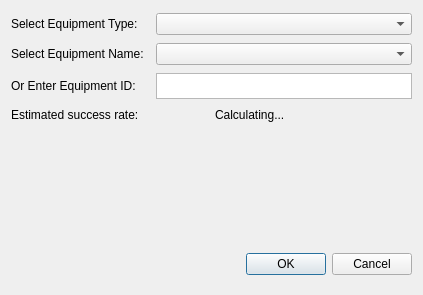
<?xml version="1.0" encoding="UTF-8"?>
<ui version="4.0" idbasedtr="true">
 <class>DevelopWindow</class>
 <widget class="QDialog" name="DevelopWindow">
  <property name="geometry">
   <rect>
    <x>0</x>
    <y>0</y>
    <width>423</width>
    <height>295</height>
   </rect>
  </property>
  <property name="windowTitle">
   <string>Develop Equipment</string>
  </property>
  <layout class="QVBoxLayout" name="verticalLayout">
   <item>
    <layout class="QGridLayout" name="gridLayout">
     <item row="2" column="1">
      <widget class="QTextEdit" name="idText">
       <property name="sizePolicy">
        <sizepolicy hsizetype="Preferred" vsizetype="Minimum">
         <horstretch>0</horstretch>
         <verstretch>0</verstretch>
        </sizepolicy>
       </property>
       <property name="minimumSize">
        <size>
         <width>0</width>
         <height>26</height>
        </size>
       </property>
      </widget>
     </item>
     <item row="1" column="0">
      <widget class="QLabel" name="nameLabel">
       <property name="sizePolicy">
        <sizepolicy hsizetype="Preferred" vsizetype="Fixed">
         <horstretch>0</horstretch>
         <verstretch>10</verstretch>
        </sizepolicy>
       </property>
       <property name="minimumSize">
        <size>
         <width>0</width>
         <height>10</height>
        </size>
       </property>
       <property name="text">
        <string id="select-equipment-name">Select Equipment Name:</string>
       </property>
      </widget>
     </item>
     <item row="0" column="0">
      <widget class="QLabel" name="typeLabel">
       <property name="sizePolicy">
        <sizepolicy hsizetype="Preferred" vsizetype="Fixed">
         <horstretch>0</horstretch>
         <verstretch>10</verstretch>
        </sizepolicy>
       </property>
       <property name="minimumSize">
        <size>
         <width>0</width>
         <height>10</height>
        </size>
       </property>
       <property name="text">
        <string id="select-equipment-type">Select Equipment Type:</string>
       </property>
      </widget>
     </item>
     <item row="2" column="0">
      <widget class="QLabel" name="idLabel">
       <property name="sizePolicy">
        <sizepolicy hsizetype="Preferred" vsizetype="Fixed">
         <horstretch>0</horstretch>
         <verstretch>10</verstretch>
        </sizepolicy>
       </property>
       <property name="minimumSize">
        <size>
         <width>0</width>
         <height>10</height>
        </size>
       </property>
       <property name="text">
        <string id="or-enter-equipment-id">Or Enter Equipment ID:</string>
       </property>
      </widget>
     </item>
     <item row="0" column="1">
      <widget class="QComboBox" name="listType"/>
     </item>
     <item row="1" column="1">
      <widget class="QComboBox" name="listName"/>
     </item>
    </layout>
   </item>
   <item>
    <layout class="QHBoxLayout" name="horizontalLayout_2">
     <item>
      <widget class="QLabel" name="rateHint">
       <property name="text">
        <string id="dev-success-rate">Estimated success rate:</string>
       </property>
      </widget>
     </item>
     <item>
      <widget class="QLabel" name="rateNumber">
       <property name="text">
        <string id="dev-calculating">Calculating...</string>
       </property>
      </widget>
     </item>
    </layout>
   </item>
   <item>
    <spacer name="verticalSpacer">
     <property name="orientation">
      <enum>Qt::Vertical</enum>
     </property>
     <property name="sizeType">
      <enum>QSizePolicy::Minimum</enum>
     </property>
     <property name="sizeHint" stdset="0">
      <size>
       <width>20</width>
       <height>116</height>
      </size>
     </property>
    </spacer>
   </item>
   <item>
    <layout class="QHBoxLayout" name="horizontalLayout">
     <item>
      <spacer name="horizontalSpacer">
       <property name="orientation">
        <enum>Qt::Horizontal</enum>
       </property>
       <property name="sizeHint" stdset="0">
        <size>
         <width>168</width>
         <height>20</height>
        </size>
       </property>
      </spacer>
     </item>
     <item>
      <widget class="QDialogButtonBox" name="buttonBox">
       <property name="sizePolicy">
        <sizepolicy hsizetype="Expanding" vsizetype="Preferred">
         <horstretch>0</horstretch>
         <verstretch>5</verstretch>
        </sizepolicy>
       </property>
       <property name="minimumSize">
        <size>
         <width>0</width>
         <height>40</height>
        </size>
       </property>
       <property name="orientation">
        <enum>Qt::Horizontal</enum>
       </property>
       <property name="standardButtons">
        <set>QDialogButtonBox::Cancel|QDialogButtonBox::Ok</set>
       </property>
      </widget>
     </item>
    </layout>
   </item>
  </layout>
 </widget>
 <resources/>
 <connections>
  <connection>
   <sender>buttonBox</sender>
   <signal>accepted()</signal>
   <receiver>DevelopWindow</receiver>
   <slot>accept()</slot>
   <hints>
    <hint type="sourcelabel">
     <x>248</x>
     <y>254</y>
    </hint>
    <hint type="destinationlabel">
     <x>157</x>
     <y>274</y>
    </hint>
   </hints>
  </connection>
  <connection>
   <sender>buttonBox</sender>
   <signal>rejected()</signal>
   <receiver>DevelopWindow</receiver>
   <slot>reject()</slot>
   <hints>
    <hint type="sourcelabel">
     <x>316</x>
     <y>260</y>
    </hint>
    <hint type="destinationlabel">
     <x>286</x>
     <y>274</y>
    </hint>
   </hints>
  </connection>
 </connections>
</ui>
